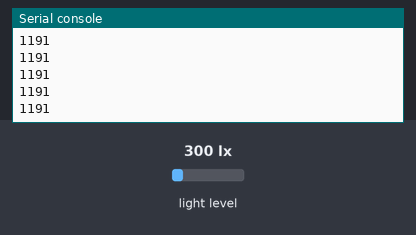
Recording of a program running on a simulated pyboard running MicroPython. Parts: the last lines printed to the serial console. Inputs (shaded band) come from the test bench; at power-on: light level 300 lx.

Above: at 1.2 s.
1.3 s: light level set to 40 lx
At 1.8 s:
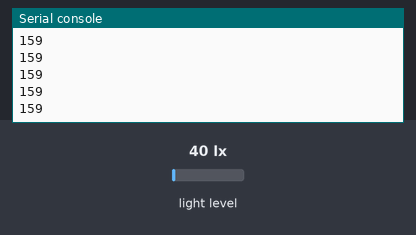
2.8 s: light level set to 500 lx
At 3.6 s:
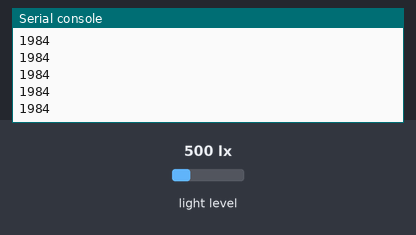
Timing chart, 0 to 5.8 s (numbered marks = the images above; inputs shaded):
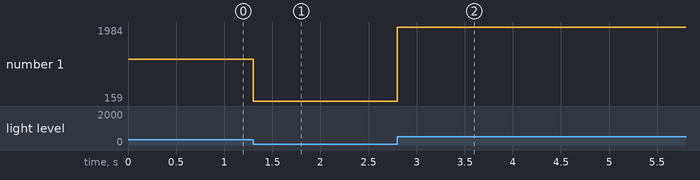

The program:

main.py
```python
import pyb
from pyb import Pin, I2C
from gy30 import GY30

gy30=GY30(1)
gy30.start()
while True:
	a=gy30.read()
	print(a[0]*0xff+a[1])
```

gy30.py
```python
import pyb
from pyb import Pin, I2C

class GY30:
	def __init__(self,id):
		self.accel_addr = 35
		self.i2c = pyb.I2C(id)
		self.i2c.init(pyb.I2C.MASTER, baudrate=400000)
		print(self.i2c.scan())

	def start(self):
		self.i2c.scan()
		self.i2c.is_ready(self.accel_addr)
		self.i2c.send(1,35)
		self.i2c.send(0x10,35)

	def read(self):
		self.i2c.scan()
		self.i2c.is_ready(self.accel_addr)
		self.data=self.i2c.mem_read(2, self.accel_addr, 0x47, timeout=1000,addr_size=8)
		return self.data
```

Measured:
- after the input at 1.3 s, the serial console: prints a new line at once (image 1)
- after the input at 2.8 s, the serial console: prints a new line at once (image 2)
- plotted number 1: 1191 → 159 after the input at 1.3 s, 159 → 1984 after the input at 2.8 s
